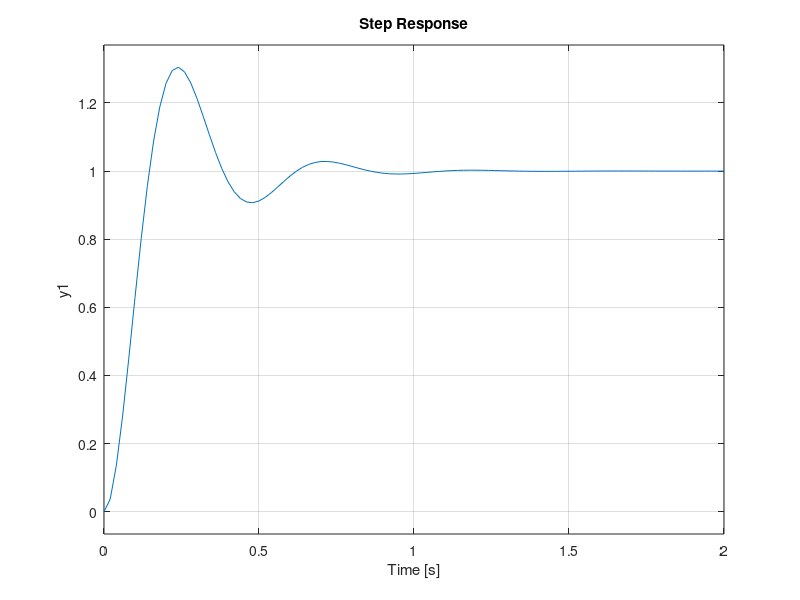
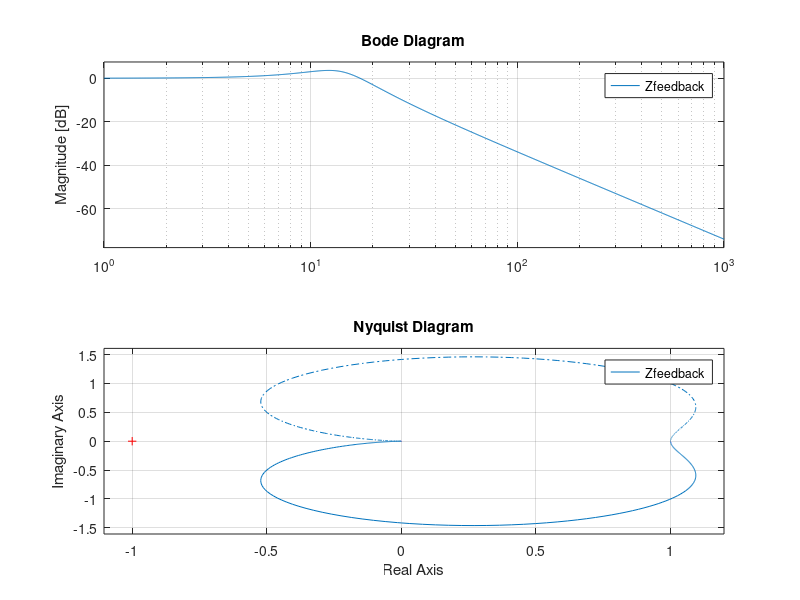

Write the MATLAB code that produced these figures, in order. (Note: this script raises an error after producing the figures.)
%% DUMMIECONTROL Arquivo de Estudo para Matlab
%clc
clear all;
close all;

%% TEST First Steps Comparing Implementations
% Cost tictoc
tic;
toc;

% Cost Dynamic Allocation with loop
tic;
N = 10000;
for i = 1:N,
    x(i,1) = i;
end
toc;

% Cost Preview Allocation with loop
tic;
N = 10000;
x = zeros(N,1);
for i = 1:N,
    x(i,1) = i;
end
toc;

% Cost Matrix Operation without loop
tic;
N = 10000;
x = (1:N)';
toc;


%% CONTROL
% List all Control Toolbox: help control

% Create Model
K = 2;
tal = 0.1;
P = tf([K],[tal 1])

[num,dem] = tfdata(P);  % Get parts as Cells
whos num dem            % Check type
% Cell Operation
cell2mat(num) % Convert from cell to mat
num{1} % Get Inner Content

% Control Plant Analysis
pole(P)
zero(P)      % Get Zeros
dcgain(P)    %  DC Gain

% Controler
C = tf([10],[1 0])

Zopen = C*P
Zclose = C*P/(1+C*P)
Zfeedback = feedback(C*P,1)

% Plot Poles
subplot(1,2,1);
pzmap(P)
hold on;
pzmap(Zfeedback)
hold off;

% Step Responce
subplot(2,2,2);
step(P);
subplot(2,2,4);
step(Zfeedback);

% Signal Responce to Input Signal
figure;
T = 4;
t = linspace(0,5*T,1000);
u = sin(2*pi*(1/T)*t);
uSquare = 2*(u>0)-1;
y = lsim(Zfeedback,uSquare,t);

plot(t,y,t,uSquare)
% Procurar sobre Sinal PRBS

% Frequency Responce
bode(Zfeedback);
nyquist(Zfeedback);
margim(Zfeedback);

% LGR : Feedback Gain
rlocus(Zfeedback);
